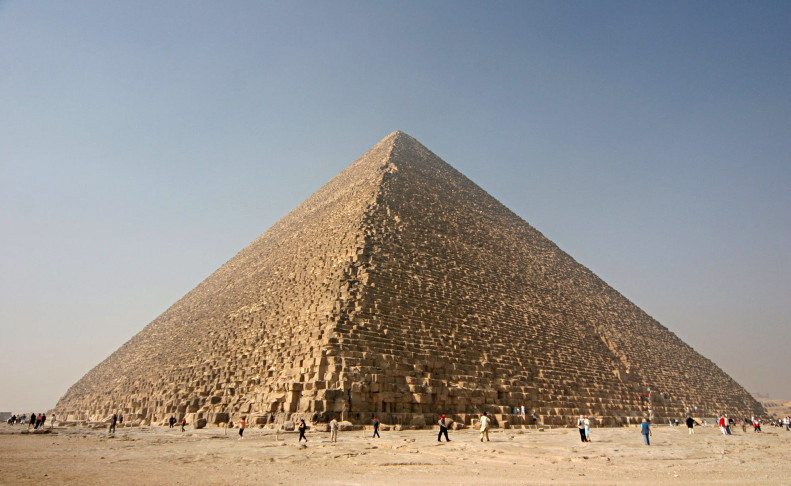
#> input picture input/Kheops-Pyramid.jpeg, 1581 x 971 px (shown at 1/2 size)
$ jupyter execute input.ipynb
#> lines starting #> are read from the running program, lines starting #| are printed output that depends on the picture; after the words box and inside, x2 and y2 are one past the last pixel; in counts of white or black regions, pixels touching at a corner belong together
# Image Preprocessing

In this stage the aim is to convert the input image to binary edges using the Canny algorithm

[cell 1]
import cv2 as cv
import matplotlib.pyplot as plt
import numpy as np

After the used libraries are imported, the next step is to read the image based on the provided path and name:

[cell 2]
input_dir = './input/'
in_img_name = 'Kheops-Pyramid.jpeg'
in_img = cv.imread(input_dir + in_img_name, cv.IMREAD_GRAYSCALE)
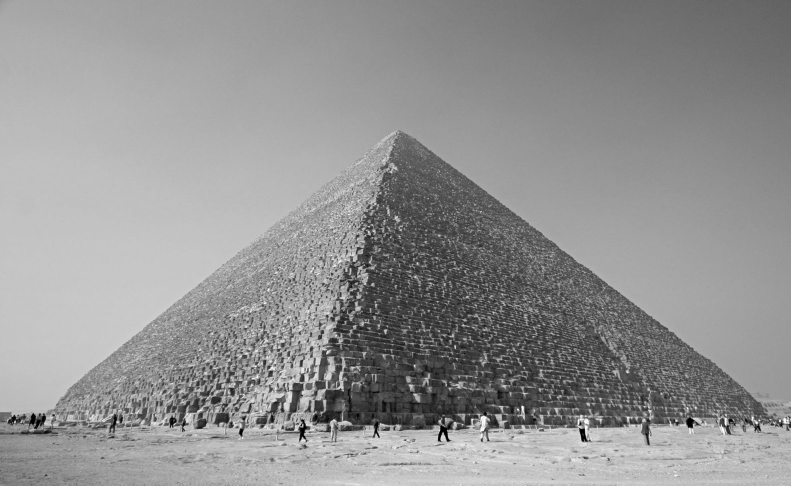
#> in_img: shape (971, 1581) (shown at 1/2 size); min 0, max 255, mean 146.6

Displaying the read image as gray scale:

[cell 3]
plt.figure(figsize=(10,10))
plt.imshow(in_img,cmap = 'gray')
plt.title('The gray scale input image')
plt.show()
plt.figure(figsize=(10,5))
plt.hist(in_img.ravel(),256,[0,255])
plt.suptitle('The brightness histogram')
plt.show()
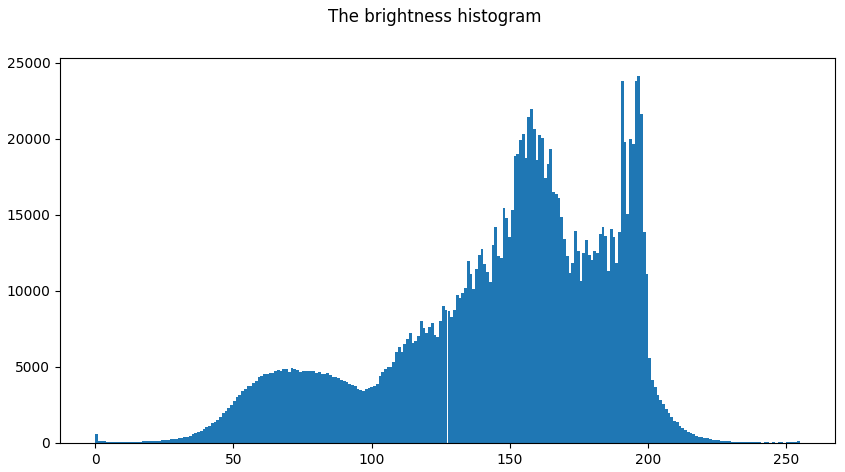
#> figure drawn by matplotlib, 1 panel; tallest bar 24112 high, from x = 196.2 to 197.2

Using the canny function from opencv, the binary image is extracted. The canny hysteresis threshold have been chosed experimentally for getting the best edge selection in the image

[cell 4]
canny_thresholds = [300, 400]
edges = cv.Canny(in_img, canny_thresholds[0], canny_thresholds[1])
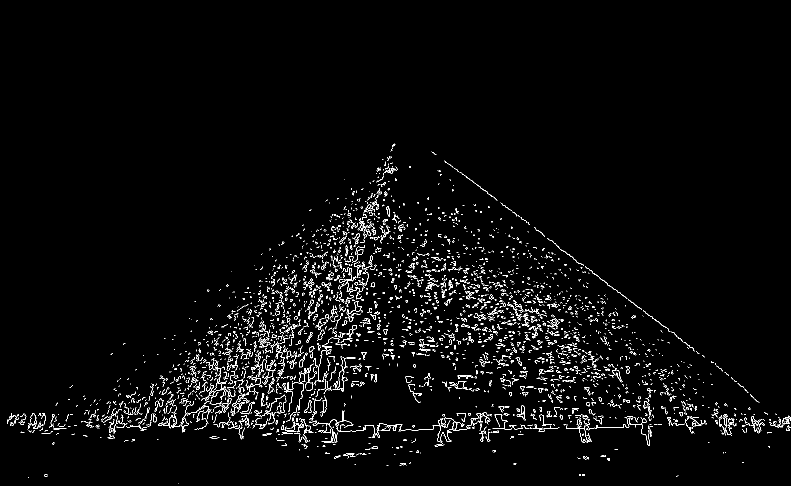
#> edges: shape (971, 1581) (shown at 1/2 size); 2.5% white in thin lines or dots, all inside (x1, y1, x2, y2) = (14, 287, 1581, 967)
plt.figure(figsize=(15,10))
plt.imshow(edges,cmap = 'gray')
plt.title('Edge Image')
plt.show()

Displaying the histogram, the binary image can be observed as having just black and white pixels:

[cell 5]
plt.hist(edges.ravel(),256,[0,255])
plt.suptitle('The brightness histogram')
plt.show()
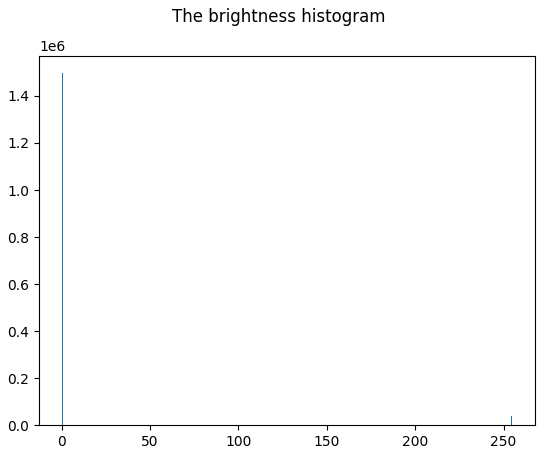
#> figure drawn by matplotlib, 1 panel; tallest bar 1496782 high, from x = 0 to 0.996

$ run again, with input/Brooklyn_Building.webp saved as input/Kheops-Pyramid.jpeg
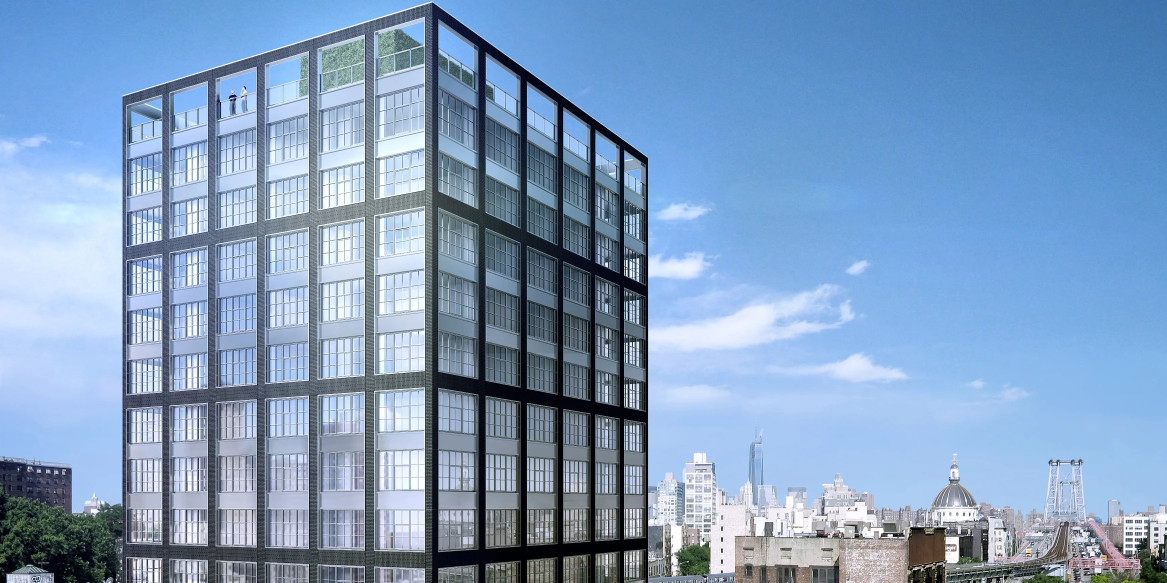
#> input picture input/Brooklyn_Building.webp, 3499 x 1749 px (shown at 1/3 size)
#> `edges = cv.Canny(in_img, canny_thresholds[0], canny_thresholds[1])`:
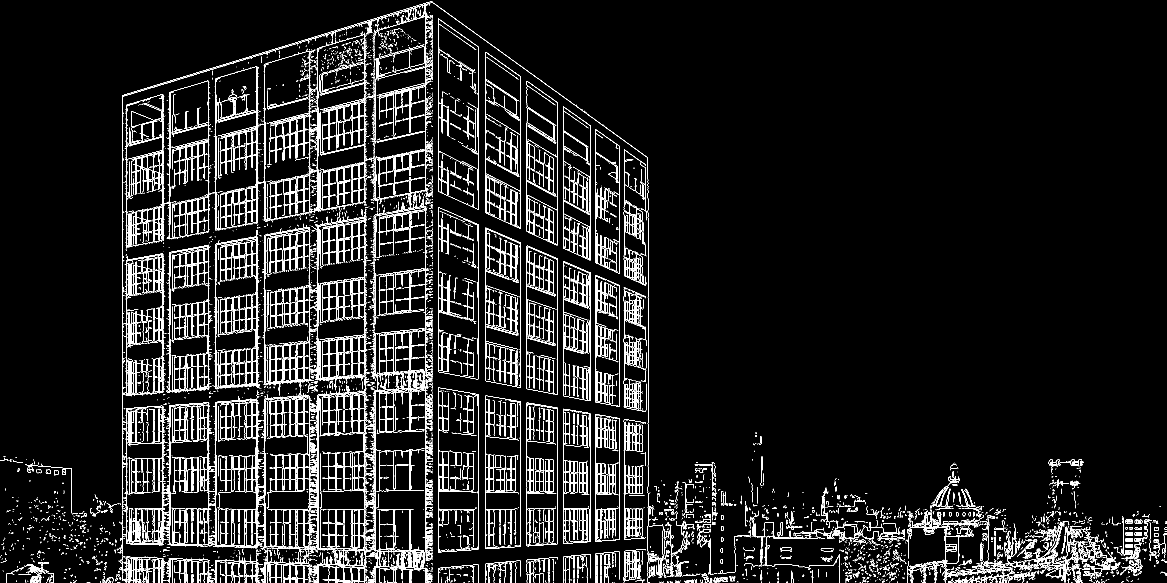
#> edges: shape (1749, 3499) (shown at 1/3 size); 5.4% white in thin lines or dots
#> `plt.show()`:
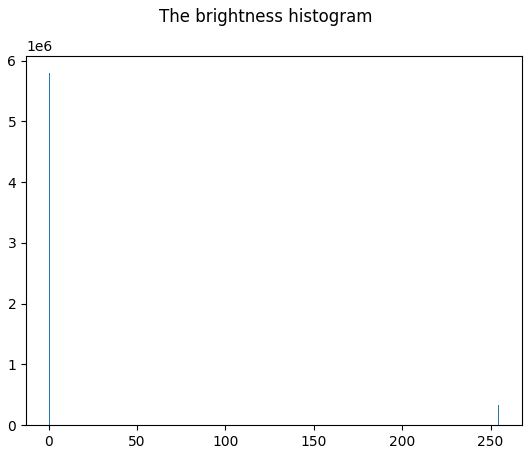
#> figure drawn by matplotlib, 1 panel; tallest bar 5791401 high, from x = 0 to 0.996

$ run again, with input/Building1.jpg copied over input/Kheops-Pyramid.jpeg
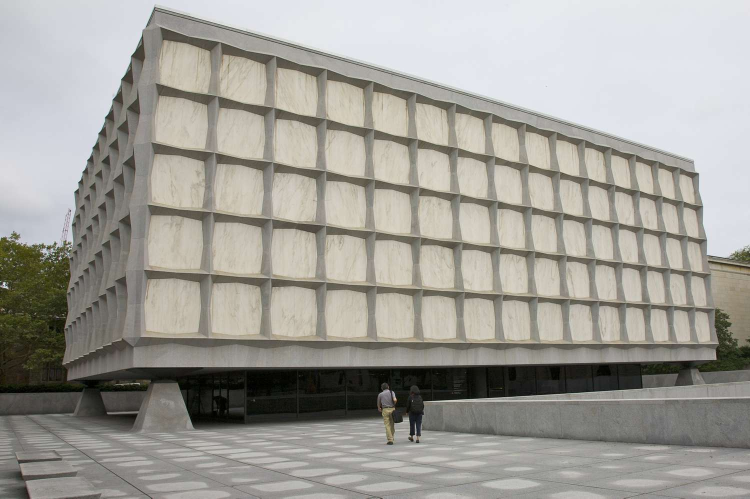
#> input picture input/Building1.jpg, 1500 x 997 px (shown at 1/2 size)
#> `edges = cv.Canny(in_img, canny_thresholds[0], canny_thresholds[1])`:
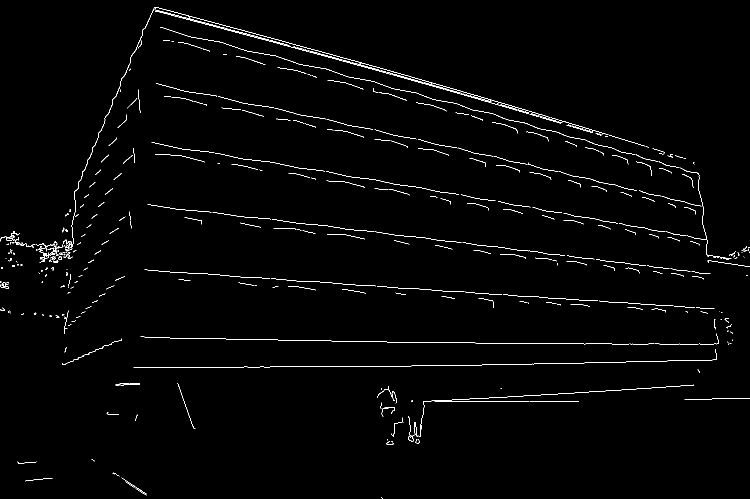
#> edges: shape (997, 1500) (shown at 1/2 size); 1.3% white in thin lines or dots
#> `plt.show()`:
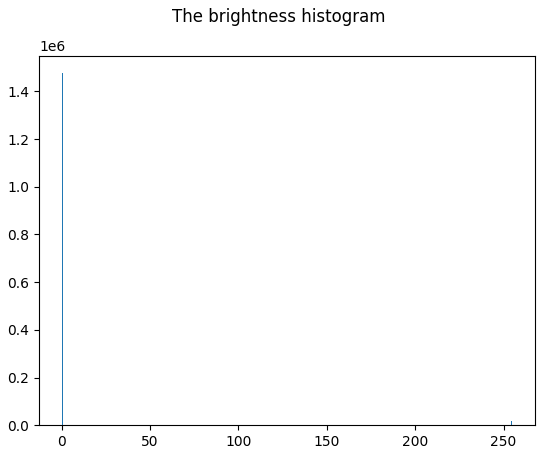
#> figure drawn by matplotlib, 1 panel; tallest bar 1475908 high, from x = 0 to 0.996
